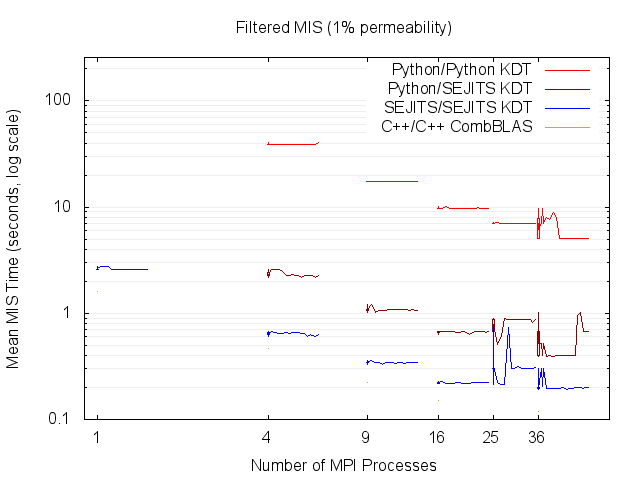

gnuplot code for this plot:
set title "Filtered MIS (1% permeability)"
set terminal postscript eps color
set output "gnuplot_filtergrid_1_mirasol_mis.eps"

set datafile missing "-"

set xrange [0.9:40]
set yrange [0.1:256]
set logscale y
set logscale x
set grid ytics mytics lt 1 lc rgb "#EEEEEE"
set xlabel 'Number of MPI Processes'
set ylabel 'Mean MIS Time (seconds, log scale)'
set xtics ('1' 1, '36' 36, '9' 9, '16' 16, '25' 25, '4' 4)
plot\
 "gnuplot_filtergrid_1_mirasol_mis.dat" every ::1 using 1:5:3:4:6 title '' ps 0 lt 1 lc rgb '#FF0000' with candlesticks,\
 "gnuplot_filtergrid_1_mirasol_mis.dat" every ::1 using 1:($2) title 'Python/Python KDT' lc rgb '#FF0000' with lines,\
 "gnuplot_filtergrid_1_mirasol_mis.dat" every ::1 using 1:10:8:9:11 title '' ps 0 lt 1 lc rgb '#8B0000' with candlesticks,\
 "gnuplot_filtergrid_1_mirasol_mis.dat" every ::1 using 1:($7) title 'Python/SEJITS KDT' lc rgb '#8B0000' with lines,\
 "gnuplot_filtergrid_1_mirasol_mis.dat" every ::1 using 1:15:13:14:16 title '' ps 0 lt 1 lc rgb '#0000FF' with candlesticks,\
 "gnuplot_filtergrid_1_mirasol_mis.dat" every ::1 using 1:($12) title 'SEJITS/SEJITS KDT' lc rgb '#0000FF' with lines,\
 "gnuplot_filtergrid_1_mirasol_mis.dat" every ::1 using 1:20:18:19:21 title '' ps 0 lt 1 lc rgb '#DAA520' with candlesticks,\
 "gnuplot_filtergrid_1_mirasol_mis.dat" every ::1 using 1:($17) title 'C++/C++ CombBLAS' lc rgb '#DAA520' with lines
